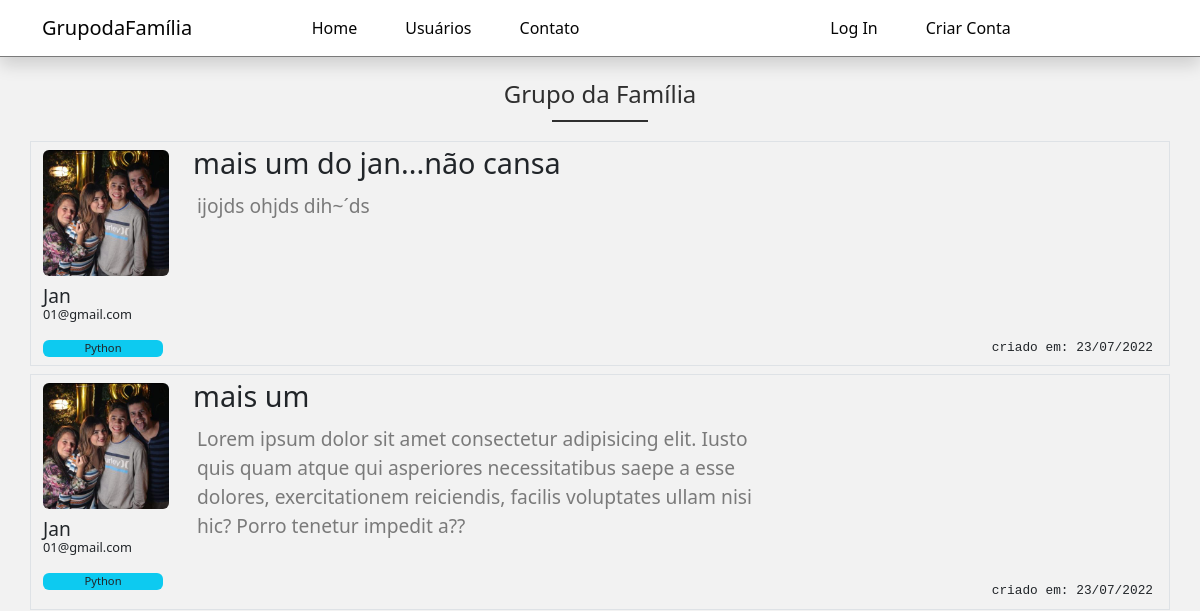
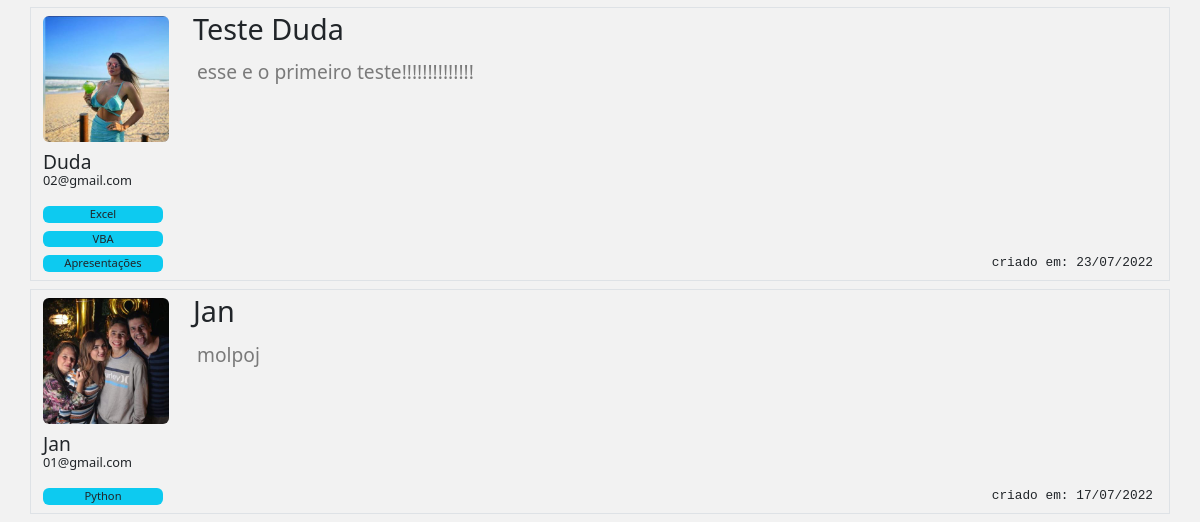
Before: / with the older database file (2 pictures, top to bottom).
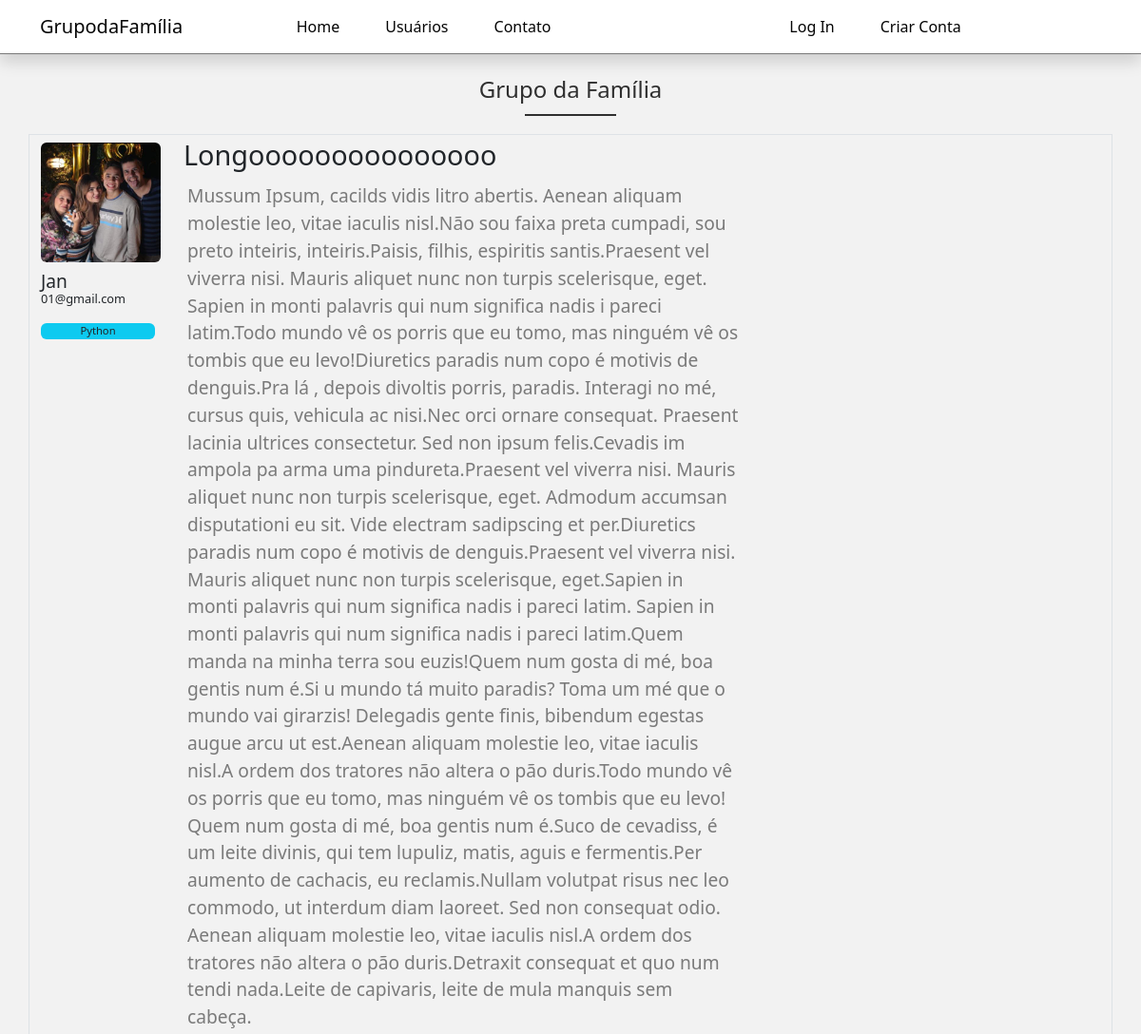
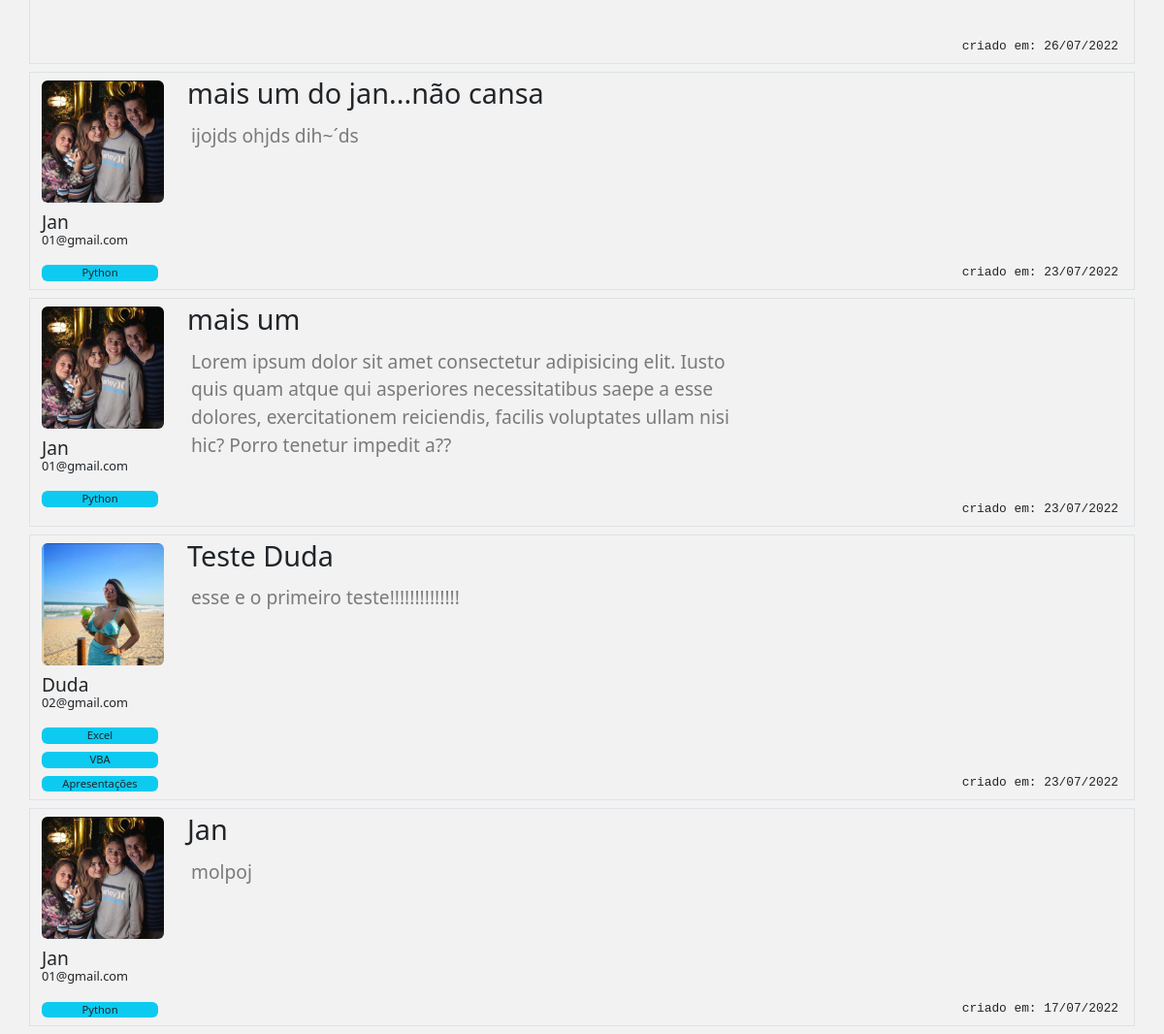
After: the same page with the newer database file (2 pictures, top to bottom).
### dafamilia/models.py (models this page shows, shortened)
class Post(database.Model):
    id = database.Column(database.Integer, primary_key=True)
    titulo = database.Column(database.Integer, nullable=False)
    corpo = database.Column(database.Text, nullable=False)
    data_criacao = database.Column(
        database.DateTime, nullable=False, default=datetime.utcnow)
    id_usuario = database.Column(
        database.Integer, database.ForeignKey('usuario.id'), nullable=False)

class Usuario(database.Model, UserMixin):
    id = database.Column(database.Integer, primary_key=True)
    username = database.Column(database.String, nullable=False)
    email = database.Column(database.String, nullable=False, unique=True)
    senha = database.Column(database.String, nullable=False)
    foto_perfil = database.Column(database.String, default='default.jpg')
    posts = database.relationship('Post', backref='autor', lazy=True)
    cursos = database.Column(database.String, nullable=False, default='Não Informado')

### dafamilia/routes.py (the view)
@app.route('/')
def home():
    posts = Post.query.order_by(Post.id.desc())
    return render_template('home.html', posts=posts)

### dafamilia/templates/home.html (shortened to what this page needs)
{% extends 'base.html' %}
{% block body %}
    <h1 class="page-h1">Grupo da Família</h1>
    <div class="container">
        {% for post in posts %}
            <div class="row border mb-2 post">
                <div class="col-4 autor-info mt-2">
                    <img class="img-fluid mb-2 rounded" src="{{ url_for('static', filename='fotos_perfil/{}'.format(post.autor.foto_perfil)) }}" >
                    <h3 class="autor-name">{{ post.autor.username }}</h3>
                    <address class="autor-email">{{post.autor.email}}</address>
                    <div class="cursos">
                        {% for curso in post.autor.cursos.split(';') %}
                            <span class="curso rounded">{{ curso }}</span>
                        {% endfor %}
                    </div>
                </div>
                <div class="col-8 post-info mt-1">
                    <div class="post-titulo d-flex justify-content-between">
                        <h3>{{ post.titulo }}</h3>
                    </div>
                    <div class="post-corpo">
                        <p class="d-flex justify-content-start p-1 secondary-color">{{ post.corpo }}</p>
                    </div>
                    <div class="post-data-criacao mt-5 mb-0 p-0">
                        <span>criado em: {{ post.data_criacao.strftime('%d/%m/%Y') }}</span>
                    </div>
                </div>
            </div>
        {% endfor %}
    </div>
{% endblock %}

### dafamilia/templates/base.html (shortened to what this page needs)
<!DOCTYPE html>
<html lang="pt-br">
  <head>
    {{ bootstrap.load_css() }}
    <link rel="stylesheet" href="https://cdn.jsdelivr.net/npm/bootstrap-icons@1.5.0/font/bootstrap-icons.css"/>
    <link rel="stylesheet" href="{{url_for('static', filename='main.css')}}" />
  </head>
<body class="{% block class %}{% endblock %}">
    {% include 'navbar.html' %}
    {% block body %}
    {% endblock %}
</body>
</html>

### dafamilia/templates/navbar.html (shortened to what this page needs)
   <nav class="navbar navbar-expand-lg fixed-top bg-primary-color shadow" id="navbar">
        <div class="container">
			<a class="navbar-brand primary-color" href="{{ url_for('home') }}">GrupodaFamília</a>
            <div class="collapse navbar-collapse" id="navbar-items">
                <ul class="navbar-nav me-auto mb-2 mb-lg-0">
                    <li class="nav-item">
						<a class="nav-link primary-color" href="{{ url_for('home') }}">Home</a>
					</li>
                    <li class="nav-item">
						<a class="nav-link primary-color" href="{{ url_for('usuarios') }}">Usuários</a>
					</li>
                    <li class="nav-item">
						<a class="nav-link primary-color" href="{{ url_for('contato') }}">Contato</a>
					</li>
				</ul>
				<ul class="navbar-nav d-flex">
					{% if current_user.is_authenticated %}
						<li class="nav-item">
							<a class="nav-link primary-color login" href="{{ url_for('criar_post') }}">Criar Post</a>
						</li>
						<li class="nav-item dropdown">
							<a class="nav-link  primary-color dropdown-toggle" href="#" id="navbarDropdownMenuLink" role="button" data-bs-toggle="dropdown" aria-expanded="false">
								{{ current_user.username}}
							</a>
							<ul class="dropdown-menu" aria-labelledby="navbarDropdownMenuLink">
								<li>
									<a class="dropdown-item primary-color" href="{{ url_for('perfil') }}">Perfil</a>
								</li>
								<li>
									<a class="dropdown-item primary-color" href="{{ url_for('sair') }}">Sair</a>
								</li>
							</ul>
						</li>
					{% else %}
						<li class="nav-item">
							<a class="nav-link primary-color" href="{{ url_for('login') }}">Log In</a>
						</li>
						<li class="nav-item">
							<a class="nav-link primary-color" href="{{ url_for('login') }}">Criar Conta</a>
						</li>
					{% endif %}
				</ul>
            </div>
        </div>
    </nav>

### dafamilia/static/main.css (style rules this page uses)
html, .root { font-family: 'Roboto', sans-serif; font-size: 16px; line-height: 21px; }
body { background-color: #f2f2f2; }
.bg-primary-color { background-color: #fff; }
.primary-color { color: #050505; }
.secondary-color { color: #7a7a7a; }
.page-h1 { display: flex; justify-content: center; margin: 5rem 0 2rem; color: #2f2f2f; font-size: 1.5rem; font-weight: 500; position:relative; }
.page-h1::after { width: 6rem; border-bottom: 2px solid #2f2f2f; content: ''; position: absolute; top: 2.5rem; }
#navbar { border-bottom: 1px solid #7a7a7a; box-shadow: 2px 2px 2px 1px rgba(0, 0, 0, 0.1); font-weight: 500; font-size: 1rem; margin-bottom: 3rem; min-width: 1vh; }
.navbar-brand { display: flex; }
#navbar-items .navbar-nav { display: flex; justify-content: center; width: 100%; }
#navbar-items .nav-item { margin: 0 1em; }
.post { position: relative; }
.autor-info { max-width: 150px; display: flex; flex-direction: column; }
.autor-name { font-size: 1.2rem; }
.autor-email { font-size: 0.8rem; margin-top: -10px; }
.cursos { width: 120px; display: flex; flex-direction: row; flex-wrap: wrap; }
.curso { min-width: 100%; font-size: 0.7rem; background: #0DCAF0; text-align: center; margin-bottom: 0.5rem; }
.post-info { display: flex; flex-direction: column; }
.post-titulo { font-size: 1.8rem; }
.post-titulo h3 { font-size: 1.8rem; max-width: 80%; }
.post-corpo { font-size: 1.2rem; max-width: 80%; }
.post-data-criacao { font-family: monospace; font-size: 0.8rem; }
.post-data-criacao span { position: absolute; bottom: 0.5rem; right: 1rem; }

Changed rows visible on the page:
added Post: foto_perfil (picture), autor.username "Jan", autor.email "01@gmail.com", titulo "Longooooooooooooooo", corpo "Mussum Ipsum, cacilds vidis litro abertis. Aenean aliquam molestie leo, vitae iaculis nisl.Não sou faixa preta cumpadi, sou preto inteiris, inteiris.Paisis, filhis, espiritis santis.Praesent vel viverra nisi. Mauris aliquet nunc non turpis scelerisque, eget. Sapien in monti palavris qui num significa nadis i pareci latim.Todo mundo vê os porris que eu tomo, mas ninguém vê os tombis que eu levo!Diuretics paradis num copo é motivis de denguis.Pra lá , depois divoltis porris, paradis. Interagi no mé, cursus quis, vehicula ac nisi.Nec orci ornare consequat. Praesent lacinia ultrices consectetur. Sed non ipsum felis.Cevadis im ampola pa arma uma pindureta.Praesent vel viverra nisi. Mauris…", data_criacao "26/07/2022", Usuario (cursos "Python")
